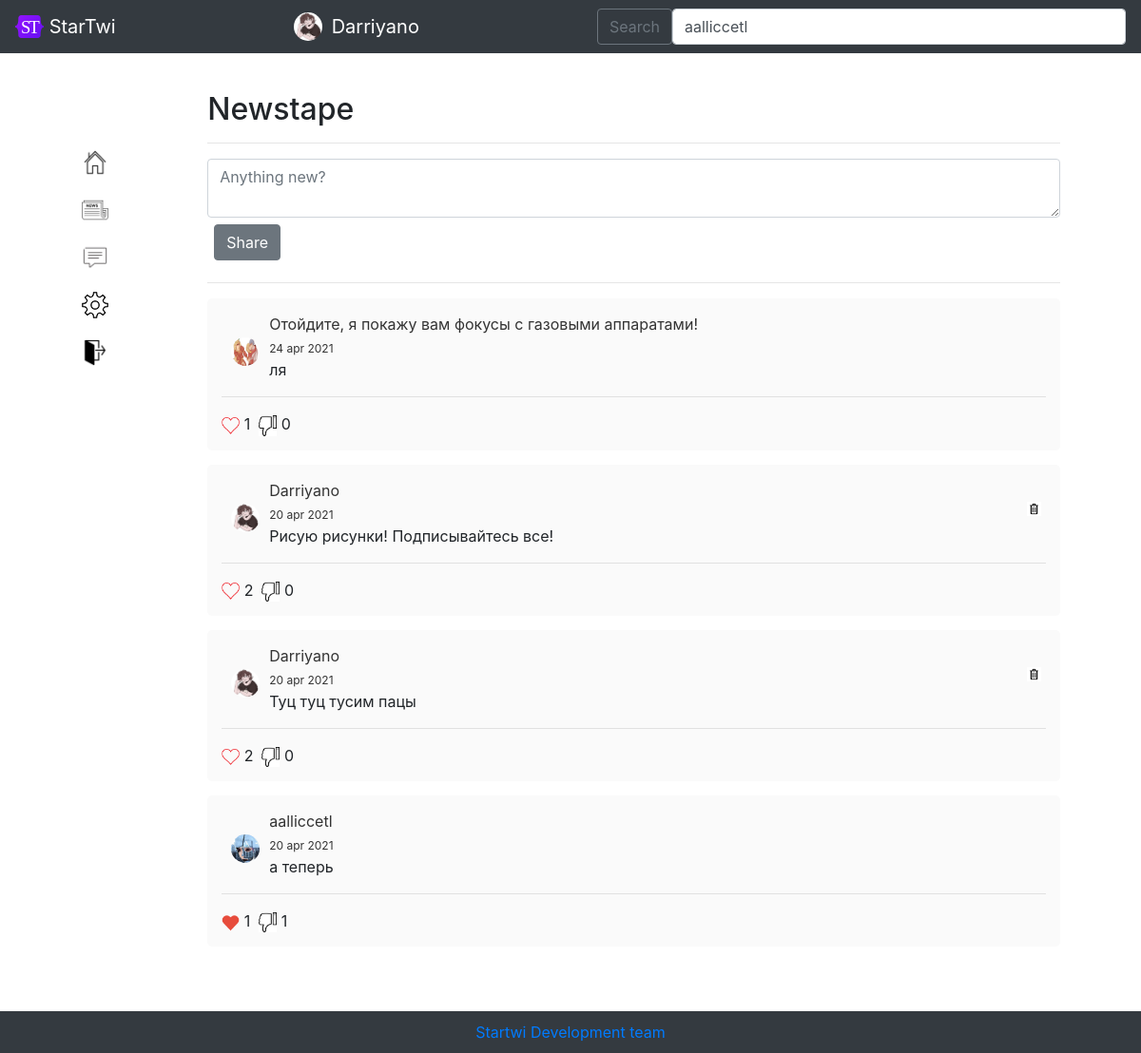
Page /newstape (signed in) on the committed database.
### data/users.py (models this page shows, shortened)
class User(SqlAlchemyBase, UserMixin):
    __tablename__ = 'users'
    id = sqlalchemy.Column(sqlalchemy.Integer, primary_key=True, autoincrement=True)
    username = sqlalchemy.Column(sqlalchemy.String, unique=True, nullable=True)
    year_of_birth = sqlalchemy.Column(sqlalchemy.Integer, nullable=True)
    month_of_birth = sqlalchemy.Column(sqlalchemy.Integer, nullable=True)
    day_of_birth = sqlalchemy.Column(sqlalchemy.Integer, nullable=True)
    country = sqlalchemy.Column(sqlalchemy.String, nullable=True)
    email = sqlalchemy.Column(sqlalchemy.String, unique=True, nullable=True)
    hashed_password = sqlalchemy.Column(sqlalchemy.String, nullable=True)
    modified_date = sqlalchemy.Column(sqlalchemy.DateTime, default=datetime.datetime.now())
    photo = sqlalchemy.Column(sqlalchemy.String, unique=True, nullable=True)
    about_me = sqlalchemy.Column(sqlalchemy.String, unique=True, nullable=True)
    followers = sqlalchemy.Column(sqlalchemy.String, nullable=True, default=' ')
    following = sqlalchemy.Column(sqlalchemy.String, nullable=True, default=' ')
    restrict = sqlalchemy.Column(sqlalchemy.Boolean, nullable=True, default=False)
    blacklist = sqlalchemy.Column(sqlalchemy.String, nullable=True, default=' ')

### data/news.py (models this page shows)
class News(SqlAlchemyBase):
    __tablename__ = 'news'
    id = sqlalchemy.Column(sqlalchemy.Integer, primary_key=True, autoincrement=True)
    user_id = sqlalchemy.Column(sqlalchemy.Integer, sqlalchemy.ForeignKey("users.id"))
    news_text = sqlalchemy.Column(sqlalchemy.String, nullable=True)
    creation_time = sqlalchemy.Column(sqlalchemy.DateTime, default=datetime.datetime.now())
    likes = sqlalchemy.Column(sqlalchemy.String, nullable=True, default=' ')
    dislikes = sqlalchemy.Column(sqlalchemy.String, nullable=True, default=' ')

### main.py (the view)
@app.route('/newstape', methods=['GET', 'POST'])
@login_required
def newstape():
    db_sess = db_session.create_session()
    newslist = []
    for news in db_sess.query(News).all():
        if str(news.user_id) in current_user.following.split(', ') or \
                news.user_id == current_user.id:
            newslist += [news]
    return render_template('newstape.html', title='News',
                           url_for=url_for, user_class=User, userlist=get_userlist(),
                           css_file=url_for('static', filename='css/style.css'),
                           newslist=newslist[::-1],
                           str=str, db_sess_query_user=db_sess.query(User), datetime=datetime
                           )

### data/db_session.py (called while the page is built)
def create_session() -> Session:
    global __factory
    return __factory()

### main.py (called while the page is built)
@login_manager.user_loader
def load_user(user_id):
    db_sess = db_session.create_session()
    return db_sess.query(User).get(user_id)

def get_userlist():
    return sorted(db_session.create_session().query(User).filter(User.username != current_user.username),
                  key=lambda x: [0 if str(x.id) in current_user.following.split(', ') else 1,
                                 - len(list(set(current_user.following.split(', ')) & set(
                                     x.following.split(', ')))),
                                 - len(list(set(current_user.followers.split(', ')) & set(
                                     x.followers.split(', ')))),
                                 x.username])

### templates/newstape.html
{% extends "base_logged_in.html" %}
{% block content %}
    <div class="block">
        <h2>Newstape</h2><hr>
        <form action="/add_news/newstape" method="post">
            <textarea name="text" class="form-control" placeholder="Anything new?"></textarea>
            <input type="submit" class="btn btn-secondary" style="margin: 7px;" value="Share">
        </form><hr>
    {% if newslist | length != 0 %}
        {% for news in newslist %}
            {% set user = db_sess_query_user.filter(user_class.id == news.user_id).first() %}
            <div class="news">
                <a href="/account/{{ user.username }}" style="text-decoration: none;color: #333333">
                    <img src="{{ url_for('static', filename='img/' + user.photo) }}" class="icon" style="height: 30px; width: 30px;margin: 0px; margin-right: 10px; margin-top:3%;margin-left:10px;">
                    {{ user.username }}<br>
                    {% set month = ['jan', 'feb', 'mar', 'apr', 'may', 'jun', 'jul', 'aug', 'sep', 'oct', 'nov', 'dec'] %}
                    <span style="font-size:12px;">{{ news.creation_time.day }} {{ month[news.creation_time.month - 1] }} {{ news.creation_time.year }}</span>
                </a>
                {% if user.id == current_user.id %}
                    <a href="/delete_news/{{ news.id }}/newstape"><img src="{{ url_for('static', filename='img/delete-icon.jpg') }}" width="15" style="float:right; margin-right: 5px;"></a>
                {% endif %}
                <br>
                <p>{{ news.news_text }}</p><hr>
                {% if str(current_user.id) not in news.likes.split(', ') %}
                    <a href="/like/{{ news.id }}/newstape"><img src="{{ url_for('static', filename='img/no_like.png') }}" style="width: 19px;"></a>
                {% else %}
                    <a href="/like/{{ news.id }}/newstape"><img src="{{ url_for('static', filename='img/like.png') }}" style="width: 19px;"></a>
                {% endif %}
                {{ news.likes.split(', ') | length - 1 }}&nbsp;
                {% if str(current_user.id) not in news.dislikes.split(', ') %}
                    <a href="/dislike/{{ news.id }}/newstape"><img src="{{ url_for('static', filename='img/no-dislike.png') }}" style="width: 19px;"></a>
                {% else %}
                    <a href="/dislike/{{ news.id }}/newstape"><img src="{{ url_for('static', filename='img/ddislike.jpg') }}" style="width: 19px;"></a>
                {% endif %}
                {{ news.dislikes.split(', ') | length - 1 }}
            </div>
        {% endfor %}
    {% else %}
        <div class="news">
            <p style="color: #828282" align="center">Your news feed is still empty</p>
            <img src="{{ url_for('static', filename='img/no_news.png') }}"
                 style="width: 100px;margin-top: 30px;margin-left: 40%;" align="center">
        </div>
    {% endif %}
    </div>
{% endblock %}

### templates/base_logged_in.html (shortened to what this page needs)
<!DOCTYPE html>
<html lang="en">
<head>
    <link rel="stylesheet"
          href="https://stackpath.bootstrapcdn.com/bootstrap/4.4.1/css/bootstrap.min.css"
>
    <link href="http://rawgithub.com/indrimuska/jquery-editable-select/master/dist/jquery-editable-select.min.css" rel="stylesheet">
    <link rel="stylesheet" type="text/css" href={{ css_file }}>
</head>
<body>
    <header>
        <nav class="navbar navbar-dark bg-dark">
            <a class="navbar-brand" href="#">
                <img src="/static/img/startwi-logo.svg" alt="" width="30" height="24" class="d-inline-block align-text-top">
                StarTwi
            </a>
            <a href="/account/{{ current_user.username }}" style="text-decoration: none;" class="navbar-brand">
                <img src="{{ url_for('static', filename='img/' + current_user.photo) }}" alt="" width="30" height="30" class="icon" style="margin: 0px; margin-right: 10px;">
                {{ current_user.username }}</a>
            <form class="d-flex" method="post" id="sample_form" name="sample_form">
                <button class="btn btn-outline-secondary" type="submit" name="Save" id="save">Search</button>
                <select name="users" id="users" class="form-control me-2" type="search" placeholder="Search" aria-label="Search">
                    {% for found_user in userlist %}
                        {% if found_user %}
                            <option>{{ found_user.username }}</option>
                        {% endif %}
                    {% endfor %}
               </select>
      </form>
    </nav>
    </header>
    <main role="main" class="container">
        <div style="float:left;">
            <ul style="list-style-type: none;">
                <li><a href="/account/{{ current_user.username }}"><img src="{{ url_for('static', filename='img/home_icon.png') }}" style="width:30px; margin-top:60px;"></a></li>
                <li><a href="/newstape"><img src="{{ url_for('static', filename='img/news_icon.png') }}" style="width:30px; margin-top:20px;"></a></li>
                <li><a href="/chats"><img src="{{ url_for('static', filename='img/messenger_icon.png') }}" style="width:30px; margin-top:20px;"></a></li>
                <li><a href="/account_settings/{{ current_user.username }}"><img src="{{ url_for('static', filename='img/settings.png') }}" style="width:30px; margin-top:20px;"></a></li>
                <li><a href="/logout"><img src="{{ url_for('static', filename='img/exit-icon.png') }}" style="width:30px; margin-top:20px;"></a></li>
            </ul>
        </div>
        <div style="margin-left: 12%">
            {% block content %}{% endblock %}
        </div>
        <br><br><br>
          <div class="footer"><a href="mailto:dashastepanova1901@mail.ru">Startwi Development team</a>
  </div>
    </main>
</body>
</html>

### static/css/style.css (style rules this page uses)
.block { margin: 40px; }
.icon { width: 30px; border-radius: 30px; float: left; margin: 20px; font-size: 27px; }
.news a { color: #081e45; }
.news { background-color: #fafafa; border-radius: 5px; padding: 15px; margin-bottom: 15px; }

### templates/base_logged_in.html (style rules this page uses)
.footer { position: fixed; left: 0; bottom: 0; padding: 10px; background: #343a40; color: #ffffff; width: 100%; text-align: center; }

### rows in the picture
User: photo (picture), username "Darriyano"
News: photo (picture), creation_time.day "24", creation_time "apr", creation_time.year "2021", news_text "ля", likes.split|length "1", dislikes.split|length "0"
User: username "Отойдите, я покажу вам фокусы с газовыми аппаратами!"
News: photo (picture), creation_time.day "20", creation_time "apr", creation_time.year "2021", news_text "Рисую рисунки! Подписывайтесь все!", likes.split|length "2", dislikes.split|length "0"
News: photo (picture), creation_time.day "20", creation_time "apr", creation_time.year "2021", news_text "Туц туц тусим пацы", likes.split|length "2", dislikes.split|length "0"
News: photo (picture), creation_time.day "20", creation_time "apr", creation_time.year "2021", news_text "а теперь", likes.split|length "1", dislikes.split|length "1"
User: username "aalliccetl"

### other values in the picture
form field users "aalliccetl"
